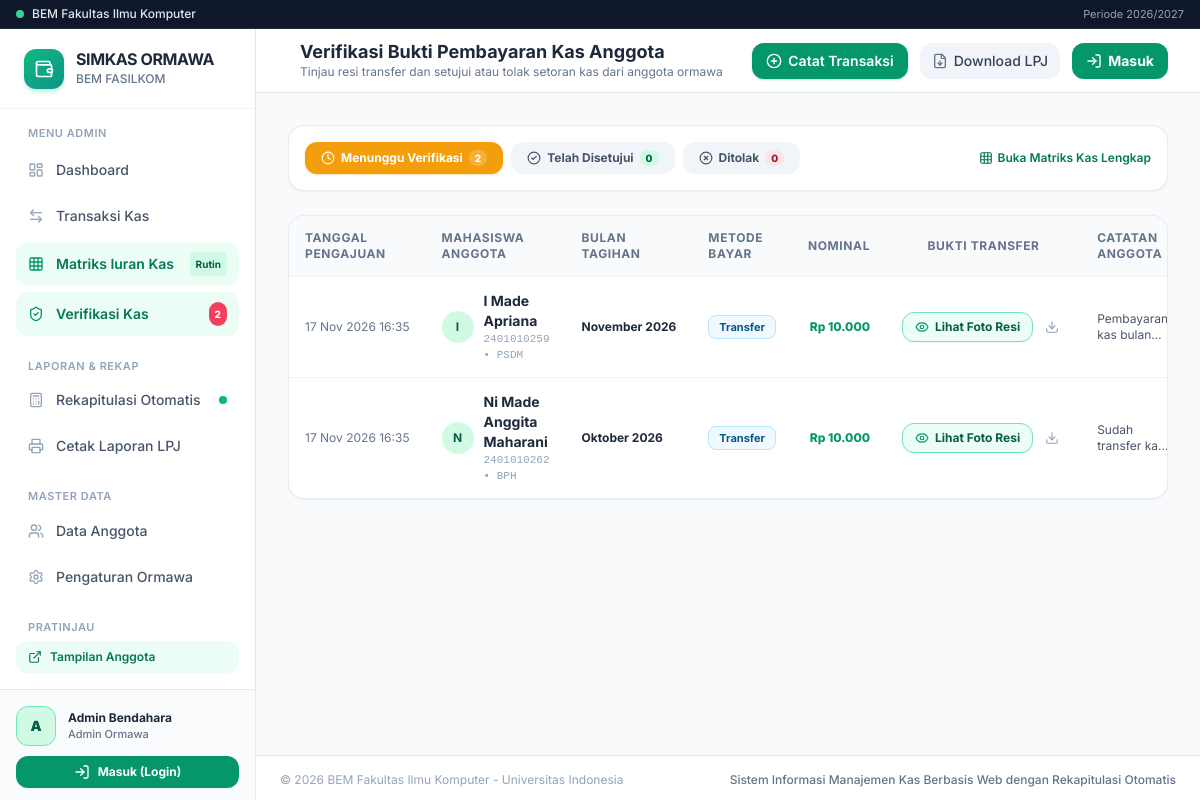
Page /verifikasi-iuran/ on the earlier database version.
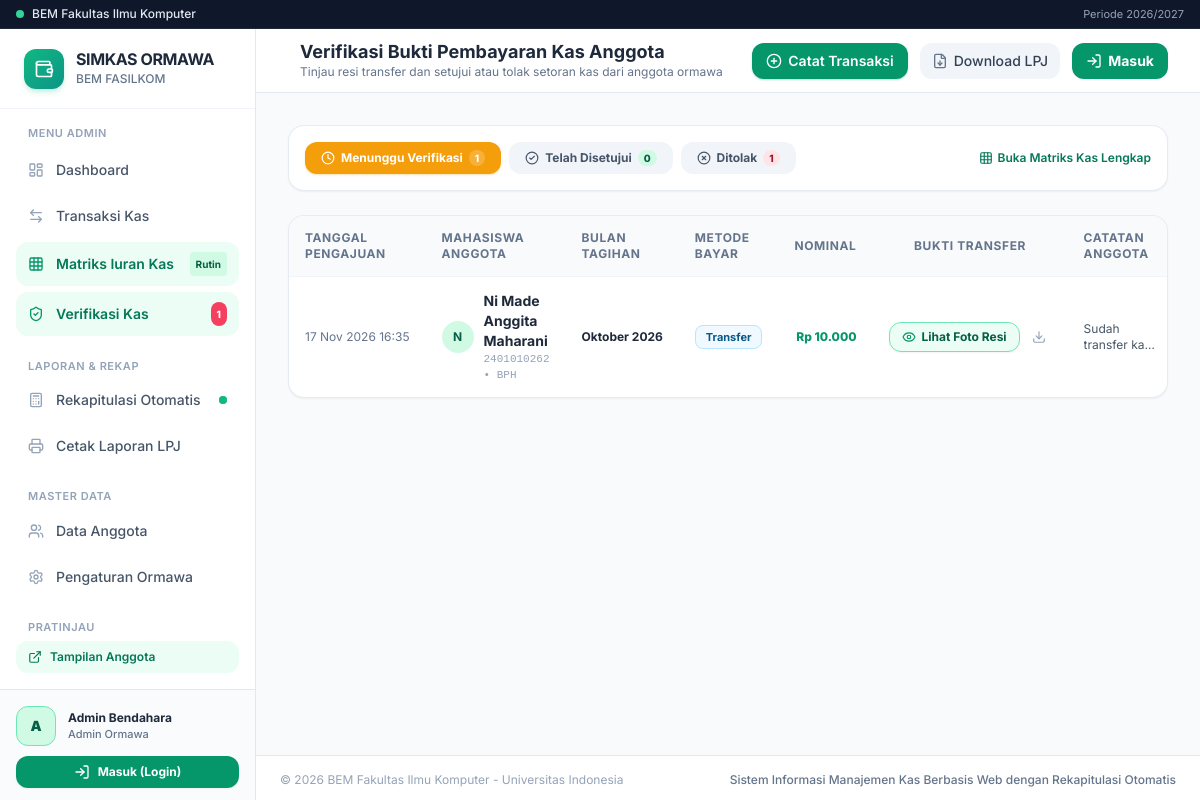
Same page on the later database version.
### kas_app/models.py (models this page shows, shortened)
class PengajuanIuran(models.Model):
    STATUS_CHOICES = [
        ('menunggu', 'Menunggu Verifikasi'),
        ('disetujui', 'Disetujui'),
        ('ditolak', 'Ditolak'),
    ]
    METODE_CHOICES = [
        ('Transfer', 'Transfer'),
        ('Tunai', 'Tunai'),
    ]
    anggota = models.ForeignKey(Anggota, on_delete=models.CASCADE, related_name='pengajuan_list')
    periode = models.ForeignKey(PeriodeKas, on_delete=models.CASCADE, related_name='pengajuan_list')
    nominal = models.DecimalField(max_digits=12, decimal_places=2)
    metode_pembayaran = models.CharField(max_length=30, choices=METODE_CHOICES, default='Transfer')
    bukti_transfer = models.FileField(upload_to='bukti_transfer_anggota/')
    catatan = models.TextField(blank=True, default='')
    status = models.CharField(max_length=20, choices=STATUS_CHOICES, default='menunggu')
    catatan_bendahara = models.CharField(max_length=255, blank=True, default='')
    tanggal_pengajuan = models.DateTimeField(auto_now_add=True)
    diverifikasi_pada = models.DateTimeField(null=True, blank=True)
    diverifikasi_oleh = models.ForeignKey(User, null=True, blank=True, on_delete=models.SET_NULL)
    class Meta:
        verbose_name = 'Pengajuan Pembayaran Iuran'
        verbose_name_plural = 'Pengajuan Pembayaran Iuran'
        ordering = ['-tanggal_pengajuan']

class Anggota(models.Model):
    user = models.OneToOneField(User, on_delete=models.SET_NULL, null=True, blank=True, related_name='profil_anggota')
    nim = models.CharField(max_length=30, unique=True)
    nama = models.CharField(max_length=150)
    divisi = models.ForeignKey(Divisi, on_delete=models.CASCADE, related_name='anggota_list')
    jabatan = models.CharField(max_length=100, default='Staff')
    angkatan = models.PositiveIntegerField(default=2024)
    no_hp = models.CharField(max_length=30, blank=True, default='', help_text="Contoh: 081234567890 atau 6281234567890")
    email = models.EmailField(blank=True, default='')
    status_aktif = models.BooleanField(default=True)
    tanggal_bergabung = models.DateField(default=timezone.now)
    class Meta:
        verbose_name = 'Anggota'
        verbose_name_plural = 'Daftar Anggota'
        ordering = ['divisi', 'nama']

class Divisi(models.Model):
    kode = models.CharField(max_length=20, unique=True)
    nama = models.CharField(max_length=100)
    keterangan = models.TextField(blank=True, default='')
    class Meta:
        verbose_name = 'Divisi / Departemen'
        verbose_name_plural = 'Divisi / Departemen'
        ordering = ['nama']

class PeriodeKas(models.Model):
    BULAN_CHOICES = [
        (1, 'Januari'), (2, 'Februari'), (3, 'Maret'), (4, 'April'),
        (5, 'Mei'), (6, 'Juni'), (7, 'Juli'), (8, 'Agustus'),
        (9, 'September'), (10, 'Oktober'), (11, 'November'), (12, 'Desember'),
    ]
    nama_periode = models.CharField(max_length=50) # e.g. "Januari 2026"
    bulan = models.PositiveSmallIntegerField(choices=BULAN_CHOICES)
    tahun = models.PositiveIntegerField(default=2026)
    nominal = models.DecimalField(max_digits=12, decimal_places=2, default=10000)
    is_active = models.BooleanField(default=True)
    class Meta:
        verbose_name = 'Periode Kas'
        verbose_name_plural = 'Daftar Periode Kas'
        ordering = ['tahun', 'bulan']
        unique_together = ('bulan', 'tahun')

### kas_app/views.py (the view)
# urls.py: path('verifikasi-iuran/', views.verifikasi_iuran_list_view, name='verifikasi_iuran_list'),
def verifikasi_iuran_list_view(request):
    if request.user.is_authenticated and hasattr(request.user, 'profil_anggota') and not request.user.is_staff:
        messages.error(request, "Akses ditolak. Fitur ini hanya untuk Admin/Bendahara.")
        return redirect('portal_anggota')
    status_filter = request.GET.get('status', 'menunggu')
    pengajuan_qs = PengajuanIuran.objects.select_related('anggota__divisi', 'periode').all()
    if status_filter in ['menunggu', 'disetujui', 'ditolak']:
        pengajuan_qs = pengajuan_qs.filter(status=status_filter)
    count_menunggu = PengajuanIuran.objects.filter(status='menunggu').count()
    count_disetujui = PengajuanIuran.objects.filter(status='disetujui').count()
    count_ditolak = PengajuanIuran.objects.filter(status='ditolak').count()
    context = {
        'pengajuan_list': pengajuan_qs,
        'status_filter': status_filter,
        'count_menunggu': count_menunggu,
        'count_disetujui': count_disetujui,
        'count_ditolak': count_ditolak,
    }
    return render(request, 'kas_app/verifikasi_iuran.html', context)

### templates/kas_app/verifikasi_iuran.html (shortened to what the changed rows need)
{% extends 'base.html' %}
{% load kas_tags %}
{% block header_title %}Verifikasi Bukti Pembayaran Kas Anggota{% endblock %}
{% block content %}
<div class="space-y-6">
    <div class="bg-white rounded-2xl p-4 border border-slate-200/80 shadow-sm flex flex-wrap items-center justify-between gap-3">
        <div class="flex items-center space-x-2">
            <a href="?status=menunggu" class="px-4 py-2 rounded-xl text-xs font-bold transition-all flex items-center space-x-1.5 {% if status_filter == 'menunggu' %}bg-amber-500 text-white shadow-sm shadow-amber-500/30{% else %}bg-slate-100 text-slate-600 hover:bg-slate-200{% endif %}">
                <i data-lucide="clock" class="w-3.5 h-3.5"></i>
                <span>Menunggu Verifikasi</span>
                <span class="px-1.5 py-0.2 rounded-full text-[10px] {% if status_filter == 'menunggu' %}bg-white/20 text-white{% else %}bg-amber-100 text-amber-800{% endif %} font-extrabold">{{ count_menunggu }}</span>
            </a>
            <a href="?status=ditolak" class="px-4 py-2 rounded-xl text-xs font-bold transition-all flex items-center space-x-1.5 {% if status_filter == 'ditolak' %}bg-rose-600 text-white shadow-sm shadow-rose-600/30{% else %}bg-slate-100 text-slate-600 hover:bg-slate-200{% endif %}">
                <i data-lucide="x-circle" class="w-3.5 h-3.5"></i>
                <span>Ditolak</span>
                <span class="px-1.5 py-0.2 rounded-full text-[10px] {% if status_filter == 'ditolak' %}bg-white/20 text-white{% else %}bg-rose-100 text-rose-800{% endif %} font-extrabold">{{ count_ditolak }}</span>
            </a>
        </div>
    </div>
    <div class="bg-white rounded-2xl border border-slate-200/80 shadow-sm overflow-hidden">
        <div class="overflow-x-auto">
            <table class="w-full text-left text-xs">
                <thead class="bg-slate-50 text-slate-500 font-semibold uppercase tracking-wider border-b border-slate-100">
                    <tr>
                        <th class="py-3.5 px-4">Tanggal Pengajuan</th>
                        <th class="py-3.5 px-4">Mahasiswa Anggota</th>
                        <th class="py-3.5 px-4">Bulan Tagihan</th>
                        <th class="py-3.5 px-4">Metode Bayar</th>
                        <th class="py-3.5 px-4 text-right">Nominal</th>
                        <th class="py-3.5 px-4 text-center">Bukti Transfer</th>
                        <th class="py-3.5 px-4">Catatan Anggota</th>
                    </tr>
                </thead>
                <tbody class="divide-y divide-slate-100 text-slate-700">
                    {% for p in pengajuan_list %}
                    <tr class="hover:bg-slate-50/70 transition-colors">
                        <td class="py-3.5 px-4 whitespace-nowrap text-slate-500">
                            {{ p.tanggal_pengajuan|date:"d M Y H:i" }}
                        </td>
                        <td class="py-3.5 px-4">
                            <div class="flex items-center space-x-2.5">
                                <div class="w-8 h-8 rounded-full bg-emerald-100 text-emerald-800 font-bold flex items-center justify-center text-xs shrink-0">
                                    {{ p.anggota.nama|slice:":1" }}
                                </div>
                                <div>
                                    <p class="font-bold text-slate-800 text-sm">{{ p.anggota.nama }}</p>
                                    <p class="text-[11px] text-slate-400 font-mono">{{ p.anggota.nim }} &bull; {{ p.anggota.divisi.kode }}</p>
                                </div>
                            </div>
                        </td>
                        <td class="py-3.5 px-4 font-bold text-slate-800 whitespace-nowrap">
                            {{ p.periode.nama_periode }}
                        </td>
                        <td class="py-3.5 px-4 whitespace-nowrap">
                            <span class="px-2.5 py-1 rounded-lg text-[11px] font-bold {% if p.metode_pembayaran == 'Tunai' %}bg-amber-50 text-amber-800 border border-amber-200{% else %}bg-sky-50 text-sky-800 border border-sky-200{% endif %}">
                                {{ p.metode_pembayaran }}
                            </span>
                        </td>
                        <td class="py-3.5 px-4 text-right font-extrabold text-emerald-600 whitespace-nowrap">
                            {{ p.nominal|rupiah }}
                        </td>
                        <td class="py-3.5 px-4 text-center whitespace-nowrap">
                            {% if p.bukti_transfer %}
                            <div class="flex items-center justify-center space-x-1.5">
                                <button type="button"
                                        onclick="openPreviewBuktiModal('{{ p.bukti_transfer.url }}', '{{ p.anggota.nama|escapejs }}', '{{ p.anggota.nim }}', '{{ p.anggota.divisi.kode }}', '{{ p.periode.nama_periode }}', '{{ p.nominal|rupiah }}', '{{ p.metode_pembayaran }}', '{{ p.catatan|default:''|escapejs }}', '{{ p.id }}', '{{ p.status }}', '{{ p.tanggal_pengajuan|date:'d M Y H:i' }}')"
                                        class="inline-flex items-center px-3 py-1.5 rounded-xl bg-emerald-50 hover:bg-emerald-100 text-emerald-800 border border-emerald-300 font-bold text-xs transition-all shadow-sm hover:shadow hover:scale-105 group"
                                        title="Klik untuk membuka pratinjau bukti transfer">
                                    <i data-lucide="eye" class="w-3.5 h-3.5 mr-1.5 text-emerald-600 group-hover:scale-110 transition-transform"></i>
                                    <span>Lihat Foto Resi</span>
                                </button>
                                <a href="{{ p.bukti_transfer.url }}" target="_blank" download class="p-1.5 text-slate-400 hover:text-slate-700 rounded-lg hover:bg-slate-100 transition-colors" title="Download File Asli">
                                    <i data-lucide="download" class="w-3.5 h-3.5"></i>
                                </a>
                            </div>
                            {% endif %}
                        </td>
                        <td class="py-3.5 px-4 text-xs text-slate-600 max-w-xs">
                            <p class="line-clamp-2">{{ p.catatan|default:"-" }}</p>
                        </td>
                    </tr>
                    {% endfor %}
                </tbody>
            </table>
        </div>
    </div>
</div>
{% endblock %}

### templates/base.html (shortened to what the changed rows need)
{% load static %}
{% load kas_tags %}
<!DOCTYPE html>
<html lang="id">
<head>
    <script src="https://cdn.tailwindcss.com"></script>
</head>
<body class="bg-slate-50 text-slate-800 antialiased min-h-screen flex flex-col">
    <div class="flex flex-1 min-h-0">
        <aside class="w-64 bg-white border-r border-slate-200 flex flex-col justify-between hidden md:flex shrink-0 no-print">
            <div>
                <div class="h-20 flex items-center px-6 border-b border-slate-100 bg-white">
                    <div>
                        <h1 class="font-bold text-base text-slate-800 tracking-tight leading-none">{{ app_title }}</h1>
                    </div>
                </div>
                <nav class="p-4 space-y-1.5">
                    {% if is_anggota %}
                    <p class="px-3 text-[11px] font-semibold text-slate-400 uppercase tracking-wider mb-2">Portal Mahasiswa</p>
                    <a href="{% url 'portal_anggota' %}" class="flex items-center px-3 py-2.5 rounded-xl font-medium text-sm transition-colors {% if request.resolver_match.url_name == 'portal_anggota' %}bg-emerald-50 text-emerald-700 font-semibold{% else %}text-slate-600 hover:bg-slate-100 hover:text-slate-900{% endif %}">
                        <i data-lucide="user-check" class="w-4 h-4 mr-3 text-emerald-600"></i>
                        Portal Kas Saya
                    </a>
                    <a href="{% url 'portal_anggota' %}#uploadSection" class="flex items-center px-3 py-2.5 rounded-xl font-medium text-sm transition-colors text-slate-600 hover:bg-slate-100 hover:text-slate-900">
                        <i data-lucide="upload-cloud" class="w-4 h-4 mr-3 text-slate-400"></i>
                        Kirim Bukti Bayar
                    </a>
                    <p class="px-3 pt-4 text-[11px] font-semibold text-slate-400 uppercase tracking-wider mb-2">Keterbukaan Kas</p>
                    <a href="{% url 'rekapitulasi' %}" class="flex items-center px-3 py-2.5 rounded-xl font-medium text-sm transition-colors {% if request.resolver_match.url_name == 'rekapitulasi' %}bg-emerald-50 text-emerald-700 font-semibold{% else %}text-slate-600 hover:bg-slate-100 hover:text-slate-900{% endif %}">
                        <i data-lucide="calculator" class="w-4 h-4 mr-3 text-slate-400"></i>
                        Transparansi Arus Kas
                    </a>
                    <a href="{% url 'cetak_lpj' %}" target="_blank" class="flex items-center px-3 py-2.5 rounded-xl font-medium text-sm transition-colors text-slate-600 hover:bg-slate-100 hover:text-slate-900">
                        <i data-lucide="printer" class="w-4 h-4 mr-3 text-slate-400"></i>
                        Lihat Laporan LPJ
                    </a>
                    {% else %}
                    <a href="{% url 'verifikasi_iuran_list' %}" class="flex items-center px-3 py-2.5 rounded-xl font-medium text-sm transition-colors {% if 'verifikasi' in request.resolver_match.url_name %}bg-emerald-50 text-emerald-700 font-semibold{% else %}text-slate-600 hover:bg-slate-100 hover:text-slate-900{% endif %}">
                        <i data-lucide="shield-check" class="w-4 h-4 mr-3 {% if 'verifikasi' in request.resolver_match.url_name %}text-emerald-600{% else %}text-slate-400{% endif %}"></i>
                        <span>Verifikasi Kas</span>
                        {% if pending_pengajuan_count > 0 %}
                        <span class="ml-auto text-[10px] bg-rose-500 text-white font-extrabold px-1.5 py-0.5 rounded-full animate-pulse">{{ pending_pengajuan_count }}</span>
                        {% endif %}
                    </a>
                    {% endif %}
                </nav>
            </div>
        </aside>
        <div class="flex-1 flex flex-col min-w-0">
            <header class="h-16 bg-white border-b border-slate-200 px-4 md:px-8 flex items-center justify-between no-print sticky top-0 z-20">
                <div class="flex items-center space-x-3">
                    <div>
                        <h2 class="text-lg font-bold text-slate-800 leading-tight">{% block header_title %}Dashboard Keuangan{% endblock %}</h2>
                    </div>
                </div>
            </header>
            <main class="flex-1 p-4 md:p-8">
                {% block content %}{% endblock %}
            </main>
        </div>
    </div>
</body>
</html>

Differences in the rows shown:
no longer on this page (row edited): PengajuanIuran: tanggal_pengajuan "17 Nov 2026 16:35", anggota.nama "I", anggota.nama "I Made Apriana", anggota.nim "2401010259", anggota.divisi.kode "PSDM", periode.nama_periode "November 2026", metode_pembayaran "Transfer", nominal|rupiah "Rp 10.000", catatan "Pembayaran kas…"
Other differences:
{{ pending_pengajuan_count }}: "2" → "1"
{{ count_menunggu }}: "2" → "1"
{{ count_ditolak }}: "0" → "1"
